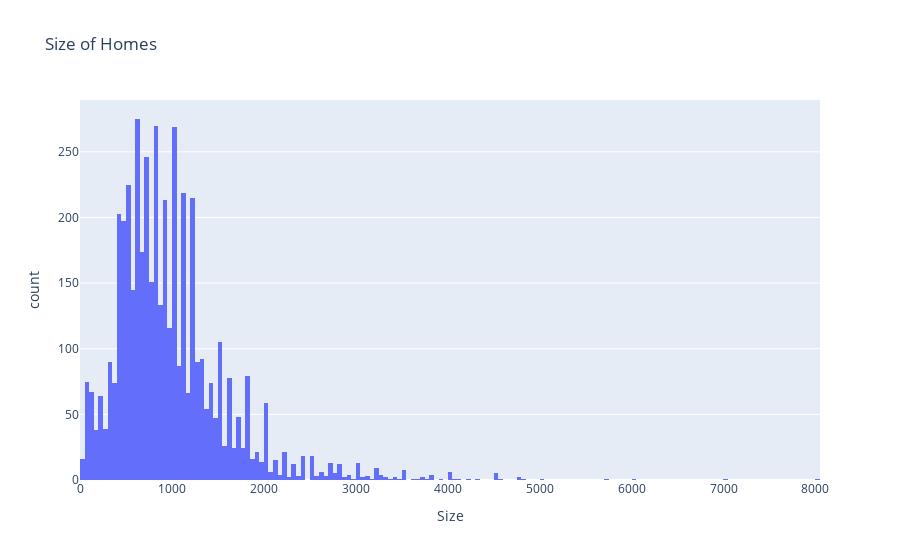

The notebook cell saved with this chart:
### Markdown cell above
Size of House/Flat/Apartment:

### Code cell
fig = px.histogram(house_data_frame, x="Size", title='Size of Homes')
fig.show()

### Figure 1 — Plotly figure (JSON) as saved in the notebook; plotly's stock layout.template omitted (floating-point values rounded to 4 significant figures; data arrays with more than 128 entries replaced by an {"elided": "..."} marker saying what was removed)
{"data": [{"alignmentgroup": "True", "bingroup": "x", "hovertemplate": "Size=%{x}<br>count=%{y}<extra></extra>", "legendgroup": "", "marker": {"color": "#636efa", "pattern": {"shape": ""}}, "name": "", "offsetgroup": "", "orientation": "v", "showlegend": false, "type": "histogram", "x": {"elided": "4746 int values"}, "xaxis": "x", "yaxis": "y"}], "layout": {"barmode": "relative", "legend": {"tracegroupgap": 0}, "title": {"text": "Size of Homes"}, "xaxis": {"anchor": "y", "domain": [0, 1], "title": {"text": "Size"}}, "yaxis": {"anchor": "x", "domain": [0, 1], "title": {"text": "count"}}}}
